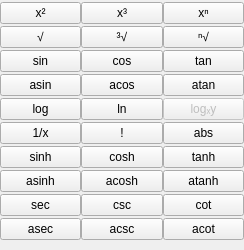
             <widget class="QWidget" name="extraButtonsWidget">
              <property name="geometry">
               <rect>
                <x>0</x>
                <y>0</y>
                <width>244</width>
                <height>250</height>
               </rect>
              </property>
              <layout class="QGridLayout" name="gridLayout_2">
               <property name="leftMargin">
                <number>0</number>
               </property>
               <property name="topMargin">
                <number>0</number>
               </property>
               <property name="rightMargin">
                <number>0</number>
               </property>
               <property name="bottomMargin">
                <number>0</number>
               </property>
               <property name="spacing">
                <number>0</number>
               </property>
               <item row="0" column="1">
                <widget class="CalcButton" name="CubeButton">
                 <property name="minimumSize">
                  <size>
                   <width>80</width>
                   <height>0</height>
                  </size>
                 </property>
                 <property name="toolTip">
                  <string>Cube</string>
                 </property>
                 <property name="text">
                  <string notr="true">x³</string>
                 </property>
                </widget>
               </item>
               <item row="1" column="2">
                <widget class="CalcButton" name="pushButton_7">
                 <property name="toolTip">
                  <string>Nth Root</string>
                 </property>
                 <property name="text">
                  <string notr="true">ⁿ√</string>
                 </property>
                </widget>
               </item>
               <item row="7" column="0">
                <widget class="CalcButton" name="pushButton_14">
                 <property name="toolTip">
                  <string>Hyperbolic Arc Sine</string>
                 </property>
                 <property name="text">
                  <string notr="true">asinh</string>
                 </property>
                </widget>
               </item>
               <item row="3" column="2">
                <widget class="CalcButton" name="pushButton_10">
                 <property name="toolTip">
                  <string>Arc Tangent</string>
                 </property>
                 <property name="text">
                  <string notr="true">atan</string>
                 </property>
                </widget>
               </item>
               <item row="2" column="1">
                <widget class="CalcButton" name="CosineButton">
                 <property name="toolTip">
                  <string>Cosine</string>
                 </property>
                 <property name="text">
                  <string notr="true">cos</string>
                 </property>
                </widget>
               </item>
               <item row="6" column="2">
                <widget class="CalcButton" name="pushButton_4">
                 <property name="toolTip">
                  <string>Hyperbolic Tangent</string>
                 </property>
                 <property name="text">
                  <string notr="true">tanh</string>
                 </property>
                </widget>
               </item>
               <item row="1" column="0">
                <widget class="CalcButton" name="pushButton_5">
                 <property name="toolTip">
                  <string>Square Root</string>
                 </property>
                 <property name="text">
                  <string notr="true">√</string>
                 </property>
                </widget>
               </item>
               <item row="4" column="0">
                <widget class="CalcButton" name="LogButton">
                 <property name="toolTip">
                  <string>Base 10 Logarithm</string>
                 </property>
                 <property name="text">
                  <string notr="true">log</string>
                 </property>
                </widget>
               </item>
               <item row="0" column="0">
                <widget class="CalcButton" name="SquareButton">
                 <property name="minimumSize">
                  <size>
                   <width>80</width>
                   <height>0</height>
                  </size>
                 </property>
                 <property name="toolTip">
                  <string>Square</string>
                 </property>
                 <property name="text">
                  <string notr="true">x²</string>
                 </property>
                </widget>
               </item>
               <item row="3" column="0">
                <widget class="CalcButton" name="pushButton_8">
                 <property name="toolTip">
                  <string>Arc Sine</string>
                 </property>
                 <property name="text">
                  <string notr="true">asin</string>
                 </property>
                </widget>
               </item>
               <item row="6" column="0">
                <widget class="CalcButton" name="pushButton_13">
                 <property name="toolTip">
                  <string>Hyperbolic Sine</string>
                 </property>
                 <property name="text">
                  <string notr="true">sinh</string>
                 </property>
                </widget>
               </item>
               <item row="5" column="0">
                <widget class="CalcButton" name="inverseButton">
                 <property name="toolTip">
                  <string>Reciporical</string>
                 </property>
                 <property name="text">
                  <string notr="true">1/x</string>
                 </property>
                </widget>
               </item>
               <item row="0" column="2">
                <widget class="CalcButton" name="ExponentButton">
                 <property name="minimumSize">
                  <size>
                   <width>80</width>
                   <height>0</height>
                  </size>
                 </property>
                 <property name="toolTip">
                  <string>Raise to a power</string>
                 </property>
                 <property name="text">
                  <string notr="true">xⁿ</string>
                 </property>
                </widget>
               </item>
               <item row="5" column="1">
                <widget class="CalcButton" name="pushButton">
                 <property name="toolTip">
                  <string>Factorial</string>
                 </property>
                 <property name="text">
                  <string notr="true">!</string>
                 </property>
                </widget>
               </item>
               <item row="4" column="2">
                <widget class="CalcButton" name="LogBaseButton">
                 <property name="enabled">
                  <bool>false</bool>
                 </property>
                 <property name="text">
                  <string notr="true">logₓy</string>
                 </property>
                </widget>
               </item>
               <item row="2" column="0">
                <widget class="CalcButton" name="SineButton">
                 <property name="toolTip">
                  <string>Sine</string>
                 </property>
                 <property name="text">
                  <string notr="true">sin</string>
                 </property>
                </widget>
               </item>
               <item row="3" column="1">
                <widget class="CalcButton" name="pushButton_9">
                 <property name="toolTip">
                  <string>Arc Cosine</string>
                 </property>
                 <property name="text">
                  <string notr="true">acos</string>
                 </property>
                </widget>
               </item>
               <item row="5" column="2">
                <widget class="CalcButton" name="pushButton_2">
                 <property name="toolTip">
                  <string>Absolute</string>
                 </property>
                 <property name="text">
                  <string notr="true">abs</string>
                 </property>
                </widget>
               </item>
               <item row="8" column="0">
                <widget class="CalcButton" name="pushButton_15">
                 <property name="toolTip">
                  <string>Secant</string>
                 </property>
                 <property name="text">
                  <string notr="true">sec</string>
                 </property>
                </widget>
               </item>
               <item row="6" column="1">
                <widget class="CalcButton" name="pushButton_3">
                 <property name="toolTip">
                  <string>Hyperbolic Cosine</string>
                 </property>
                 <property name="text">
                  <string notr="true">cosh</string>
                 </property>
                </widget>
               </item>
               <item row="7" column="2">
                <widget class="CalcButton" name="pushButton_16">
                 <property name="toolTip">
                  <string>Hyperbolic Arc Tangent</string>
                 </property>
                 <property name="text">
                  <string notr="true">atanh</string>
                 </property>
                </widget>
               </item>
               <item row="4" column="1">
                <widget class="CalcButton" name="LnButton">
                 <property name="toolTip">
                  <string>Natural Logarithm</string>
                 </property>
                 <property name="text">
                  <string notr="true">ln</string>
                 </property>
                </widget>
               </item>
               <item row="2" column="2">
                <widget class="CalcButton" name="TanButton">
                 <property name="toolTip">
                  <string>Tangent</string>
                 </property>
                 <property name="text">
                  <string notr="true">tan</string>
                 </property>
                </widget>
               </item>
               <item row="1" column="1">
                <widget class="CalcButton" name="pushButton_6">
                 <property name="toolTip">
                  <string>Cube Root</string>
                 </property>
                 <property name="text">
                  <string notr="true">³√</string>
                 </property>
                </widget>
               </item>
               <item row="7" column="1">
                <widget class="CalcButton" name="pushButton_11">
                 <property name="toolTip">
                  <string>Hyperbolic Arc Cosine</string>
                 </property>
                 <property name="text">
                  <string notr="true">acosh</string>
                 </property>
                </widget>
               </item>
               <item row="8" column="1">
                <widget class="CalcButton" name="pushButton_17">
                 <property name="toolTip">
                  <string>Cosecant</string>
                 </property>
                 <property name="text">
                  <string notr="true">csc</string>
                 </property>
                </widget>
               </item>
               <item row="8" column="2">
                <widget class="CalcButton" name="pushButton_19">
                 <property name="toolTip">
                  <string>Cotangent</string>
                 </property>
                 <property name="text">
                  <string notr="true">cot</string>
                 </property>
                </widget>
               </item>
               <item row="9" column="0">
                <widget class="CalcButton" name="pushButton_20">
                 <property name="toolTip">
                  <string>Arc Secant</string>
                 </property>
                 <property name="text">
                  <string notr="true">asec</string>
                 </property>
                </widget>
               </item>
               <item row="9" column="1">
                <widget class="CalcButton" name="pushButton_21">
                 <property name="toolTip">
                  <string>Arc Cosecant</string>
                 </property>
                 <property name="text">
                  <string notr="true">acsc</string>
                 </property>
                </widget>
               </item>
               <item row="9" column="2">
                <widget class="CalcButton" name="pushButton_22">
                 <property name="toolTip">
                  <string>Arc Cotangent</string>
                 </property>
                 <property name="text">
                  <string notr="true">acot</string>
                 </property>
                </widget>
               </item>
              </layout>
             </widget>
